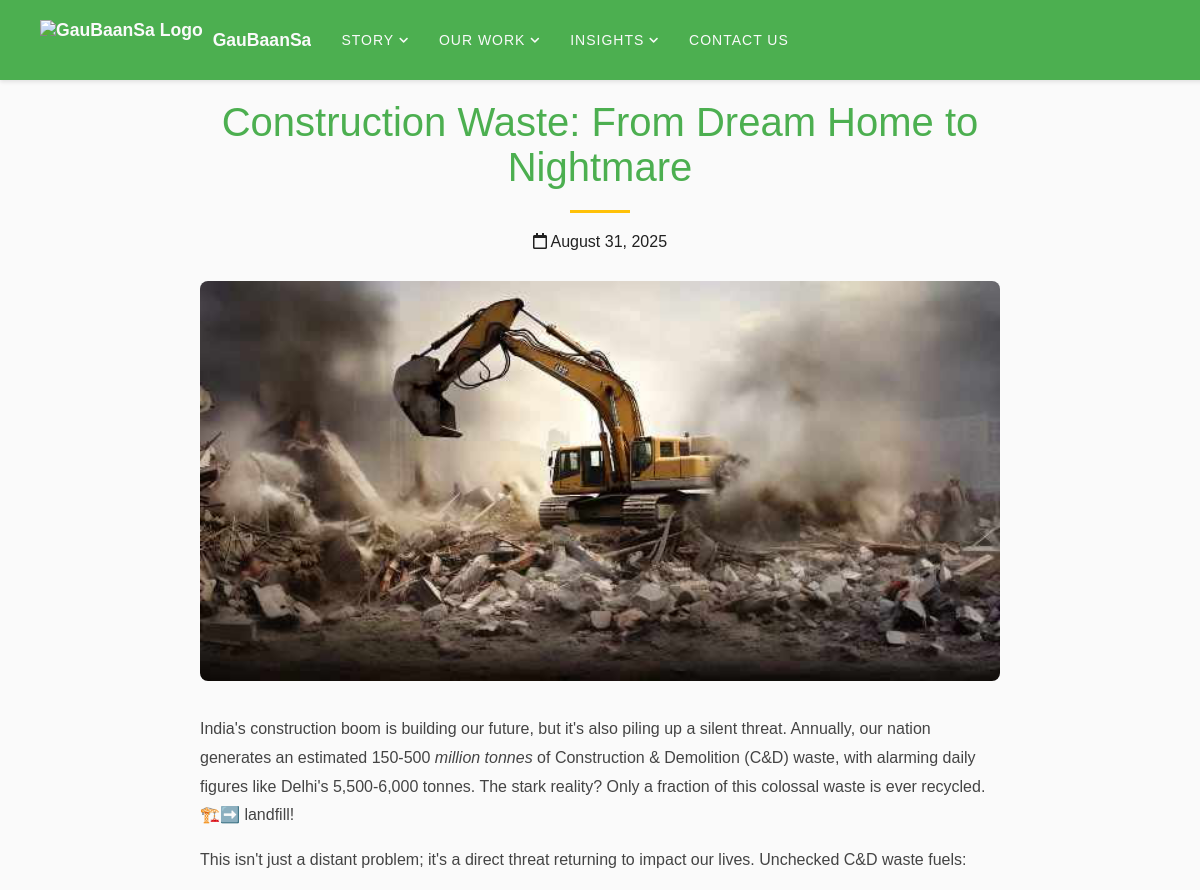
The app's page /blog/2 (upper part), older data.
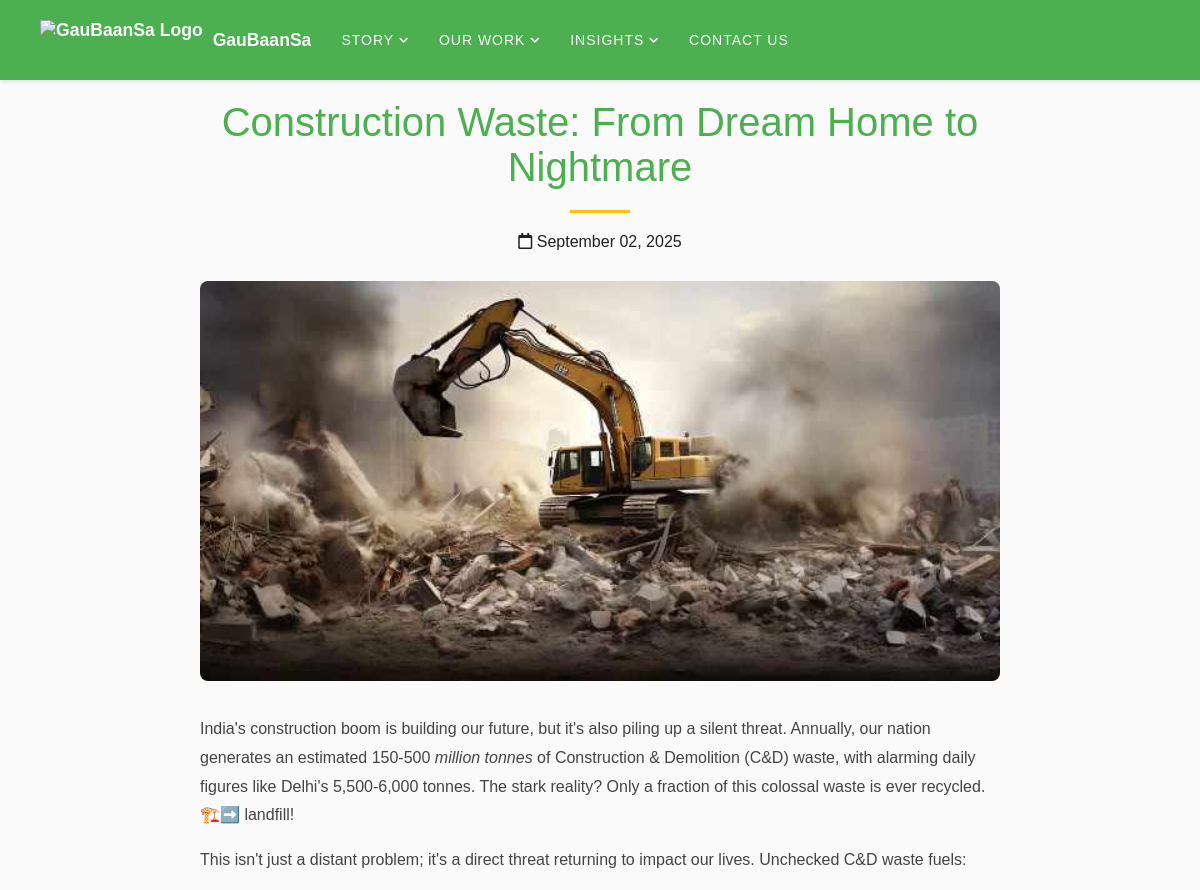
The same page, newer data.
### app.py (models this page shows)
class Blog(db.Model):
    id = db.Column(db.Integer, primary_key=True)
    title = db.Column(db.String(200), nullable=False)
    content = db.Column(db.Text, nullable=False)
    image = db.Column(db.String(200), nullable=False)
    date_posted = db.Column(db.DateTime, nullable=False, default=datetime.utcnow)
    excerpt = db.Column(db.String(300), nullable=False)

### app.py (the view)
@app.route("/blog/<int:post_id>")
def blog_post(post_id):
    post = Blog.query.get_or_404(post_id)
    return render_template("blog_post.html", title=post.title, post=post)

### app.py (called while the page is built)
@app.context_processor
def inject_cache_buster():
    return dict(cache_buster=int(time.time()))

### templates/blog_post.html
{% extends "base.html" %}
{% block content %}
<div class="blog-post">
    <div class="post-header">
        <h1>{{ post.title }}</h1>
        <div class="post-meta">
            <span><i class="far fa-calendar"></i> {{ post.date_posted.strftime('%B %d, %Y') }}</span>
        </div>
    </div>
    <div class="post-image">
        <img src="{{ url_for('static', filename=post.image) }}" alt="{{ post.title }}">
    </div>
    <div class="post-content">
        {{ post.content | safe }}
    </div>
</div>
{% endblock %}

Row changes from the older to the newer data that the page shows:
changed Blog "Construction Waste: From Dream Home to Nightmare": date_posted "August 31, 2025" → "September 02, 2025"
